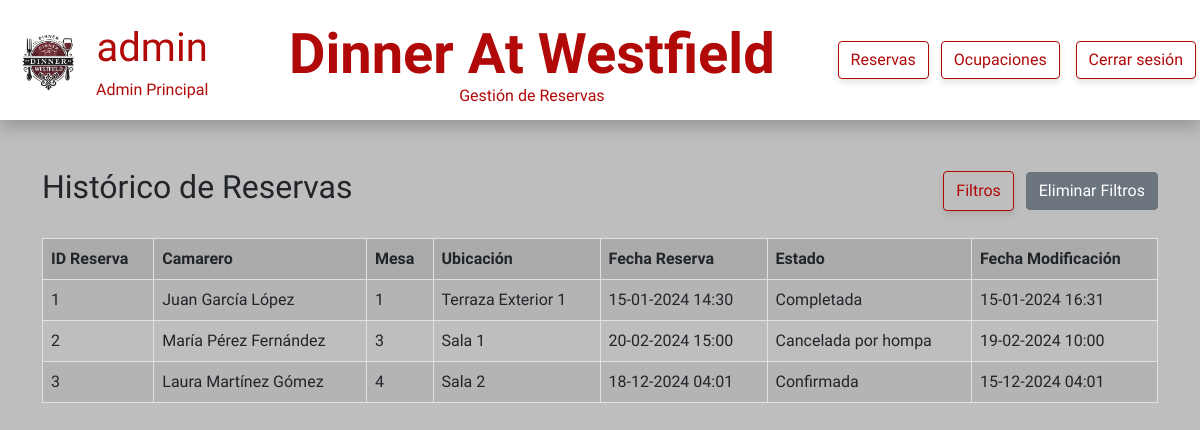
Screenshot of /view/historicoReservas.php (signed in) with the database file from the repository.
### tables this page shows
CREATE TABLE tbl_usuario (
    id_usuario INT PRIMARY KEY AUTO_INCREMENT NOT NULL,
    nombre_usuario VARCHAR(50) NOT NULL,
    apellidos_usuario VARCHAR(50) NOT NULL,
    username VARCHAR(25) NOT NULL UNIQUE,
    password CHAR(60) NOT NULL,
    id_rol INT
);

CREATE TABLE tbl_reservas (
    id_reserva INT PRIMARY KEY AUTO_INCREMENT NOT NULL,
    id_mesa INT NOT NULL,
    id_usuario INT NOT NULL,
    fecha_reserva DATETIME NOT NULL,
    estado_reserva ENUM('Pendiente', 'Confirmada', 'Completada', 'Cancelada') DEFAULT 'Pendiente',
    id_usuario_modificacion INT NULL,
    fecha_modificacion TIMESTAMP NULL
);

CREATE TABLE tbl_mesa (
    id_mesa INT PRIMARY KEY AUTO_INCREMENT NOT NULL,
    id_sala INT NOT NULL,
    numero_sillas_mesa INT NOT NULL
);

CREATE TABLE tbl_sala ( 
    id_sala INT PRIMARY KEY AUTO_INCREMENT NOT NULL,
    ubicacion_sala VARCHAR(25) NOT NULL,
    imagen_sala VARCHAR(255) NULL
);

### php/functions.php (called while the page is built, shortened)
<?php
function get_info_waiter_bbdd($conn, $id_camarero) {
    try {
        $query = "SELECT * FROM tbl_usuario WHERE id_usuario = :id_camarero";
        $stmt_info = $conn->prepare($query);
        $stmt_info->bindParam(':id_camarero', $id_camarero, PDO::PARAM_INT);
        $stmt_info->execute();
        $row = $stmt_info->fetch(PDO::FETCH_ASSOC);
        if ($row) {
            return [
                'username' => $row['username'],
                'name' => $row['nombre_usuario'],
                'surname' => $row['apellidos_usuario']
            ];
        } else {
            return null;
        }
    } catch (PDOException $e) {
        error_log("Error al recuperar información del camarero: " . $e->getMessage());
        return null;
    }
}
?>

### view/historicoReservas.php (the view, shortened to what this page needs)
<?php
require '../php/conexion.php';
require_once '../php/functions.php';
$id_usuario = $_SESSION['user_id'];
$info_waiter = get_info_waiter_bbdd($conn, $id_usuario);
$conditions = "";
$order_by = "";
$base_query = "
    SELECT
        r.id_reserva,
        CONCAT(c.nombre_usuario, ' ', c.apellidos_usuario) as camarero,
        m.id_mesa,
        s.ubicacion_sala,
        r.fecha_reserva,
        r.estado_reserva,
        CASE
            WHEN r.estado_reserva = 'Cancelada' AND r.id_usuario_modificacion IS NOT NULL
            THEN CONCAT('Cancelada por ', u2.username)
            ELSE r.estado_reserva
        END as estado_detallado,
        r.fecha_modificacion
    FROM
        tbl_reservas r
    INNER JOIN
        tbl_usuario c ON r.id_usuario = c.id_usuario
    LEFT JOIN
        tbl_usuario u2 ON r.id_usuario_modificacion = u2.id_usuario
    INNER JOIN
        tbl_mesa m ON r.id_mesa = m.id_mesa
    INNER JOIN
        tbl_sala s ON m.id_sala = s.id_sala";
$where_clause = empty($conditions) ?
    "WHERE r.estado_reserva IN ('Confirmada', 'Cancelada', 'Completada')" :
    $conditions . " AND r.estado_reserva IN ('Confirmada', 'Cancelada', 'Completada')";
$query = $base_query . " " . $where_clause . " " . $order_by;
$stmt = $conn->prepare($query);
$stmt->execute();
$result = $stmt->fetchAll(PDO::FETCH_ASSOC);
?>
<!DOCTYPE html>
<html lang="es">
<head>
    <link href="https://cdn.jsdelivr.net/npm/bootstrap@5.0.2/dist/css/bootstrap.min.css" rel="stylesheet">
    <link rel="stylesheet" href="../css/mesas.css">
    <link rel="stylesheet" href="../css/historicoResponsive.css">
    <link href="https://cdnjs.cloudflare.com/ajax/libs/font-awesome/6.0.0-beta3/css/all.min.css" rel="stylesheet">
</head>
<body>
    <header id="container_header">
        <div id="container-username">
            <div id="icon_profile_header">
                <img src="../img/logoSinFondo.png" alt="" id="icon_profile">
            </div>
            <div id="username_profile_header">
                <p id="p_username_profile"><?php echo htmlspecialchars($info_waiter['username']); ?></p>
                <span class="span_subtitle">
                    <?php echo htmlspecialchars($info_waiter['name'] . " " . $info_waiter['surname']); ?>
                </span>
            </div>
        </div>
        <div id="container_title_header">
            <h1 id="title_header"><strong>Dinner At Westfield</strong></h1>
            <span class="span_subtitle">Gestión de Reservas</span>
        </div>
        <nav id="nav_header">
            <a href="./reservas.php" class="btn btn-danger me-2 btn_custom_logOut">Reservas</a>
            <a href="./mesas.php" class="btn btn-danger me-2 btn_custom_logOut">Ocupaciones</a>
            <a href="../php/cerrarSesion.php" class="btn btn-danger btn_custom_logOut m-1">Cerrar sesión</a>
        </nav>
    </header>
    <main class="container mt-5">
        <div id="headerTituloFiltros" class="d-flex justify-content-between align-items-center">
            <h2>Histórico de Reservas</h2>
            <div>
                <button class="btn btn-danger btn_custom_filter me-2" id="filter_button">Filtros</button>
                <a href="historicoReservas.php" class="btn btn-secondary">Eliminar Filtros</a>
            </div>
        </div>
        <table class="table table-striped table-bordered mt-4">
            <thead class="table-active">
                <tr>
                    <th>ID Reserva</th>
                    <th>Camarero</th>
                    <th>Mesa</th>
                    <th>Ubicación</th>
                    <th>Fecha Reserva</th>
                    <th>Estado</th>
                    <th>Fecha Modificación</th>
                </tr>
            </thead>
            <tbody>
                <?php if (!empty($result)): ?>
                    <?php foreach ($result as $row): ?>
                        <tr>
                            <td><?php echo htmlspecialchars($row['id_reserva'] ?? ''); ?></td>
                            <td><?php echo htmlspecialchars($row['camarero'] ?? ''); ?></td>
                            <td><?php echo htmlspecialchars($row['id_mesa'] ?? ''); ?></td>
                            <td><?php echo htmlspecialchars($row['ubicacion_sala'] ?? ''); ?></td>
                            <td><?php echo $row['fecha_reserva'] ? date("d-m-Y H:i", strtotime($row['fecha_reserva'])) : ''; ?></td>
                            <td><?php echo htmlspecialchars($row['estado_detallado'] ?? ''); ?></td>
                            <td><?php echo $row['fecha_modificacion'] ? date("d-m-Y H:i", strtotime($row['fecha_modificacion'])) : '-'; ?></td>
                        </tr>
                    <?php endforeach; ?>
                <?php else: ?>
                    <tr>
                        <td colspan="7" class="text-center">No se encontraron resultados</td>
                    </tr>
                <?php endif; ?>
            </tbody>
        </table>
    </main>
</body>
</html>

### css/mesas.css (style rules this page uses)
html, body { height: 100%; width: 100%; margin: 0; font-family: "Lexend", sans-serif; font-optical-sizing: auto; font-weight: 400; font-style: normal; background-color: rgb(190, 190, 190); }
#container_header { width: 100%; height: 15%; background-color: rgb(255, 255, 255); display: flex; justify-content: space-between; box-shadow: 0 8px 15px rgba(0, 0, 0, 0.2); margin-bottom: 5vh; }
#container-username { display: flex; }
#icon_profile_header, #container_header { display: flex; align-items: center; text-align: center; }
#icon_profile { width: 6vw; margin-left: 1vw; }
#p_username_profile, .span_subtitle, .btn_custom_logOut, .btn_custom_filter, .btn_custom_filterOK { color: rgb(177, 8, 8);; }
#p_username_profile { font-size: 5vh; margin: 0; }
#username_profile_header { margin-left: 1vw; }
#container_title_header { margin-left: 1.5vw; display: flex; flex-direction: column; }
.btn_custom_logOut { border: solid 1px rgb(177, 8, 8); background-color: white; box-shadow: 0 4px 6px rgba(0, 0, 0, 0.1); }
.btn_custom_filter { border: solid 1px rgb(177, 8, 8); background-color: rgb(190, 190, 190); box-shadow: 0 4px 6px rgba(0, 0, 0, 0.1); }
#title_header { all: unset; font-size: 7vh; color: rgb(177, 8, 8); height: 9vh; }
#headerTituloFiltros { width: 100%; display: flex; }
#filter_button { height: 40px; margin-left: 40px; }

### rows the page displays
tbl_usuario: username "admin", nombre_usuario+apellidos_usuario "Admin Principal"
tbl_reservas: id_reserva "1", camarero "Juan García López", id_mesa.id_mesa "1", tbl_sala.ubicacion_sala "Terraza Exterior 1", fecha_reserva "15-01-2024 14:30", estado_detallado "Completada", fecha_modificacion "15-01-2024 16:31"
tbl_reservas: id_reserva "2", camarero "María Pérez Fernández", id_mesa.id_mesa "3", tbl_sala.ubicacion_sala "Sala 1", fecha_reserva "20-02-2024 15:00", estado_detallado "Cancelada por hompa", fecha_modificacion "19-02-2024 10:00"
tbl_reservas: id_reserva "3", camarero "Laura Martínez Gómez", id_mesa.id_mesa "4", tbl_sala.ubicacion_sala "Sala 2", fecha_reserva "18-12-2024 04:01", estado_detallado "Confirmada", fecha_modificacion "15-12-2024 04:01"
